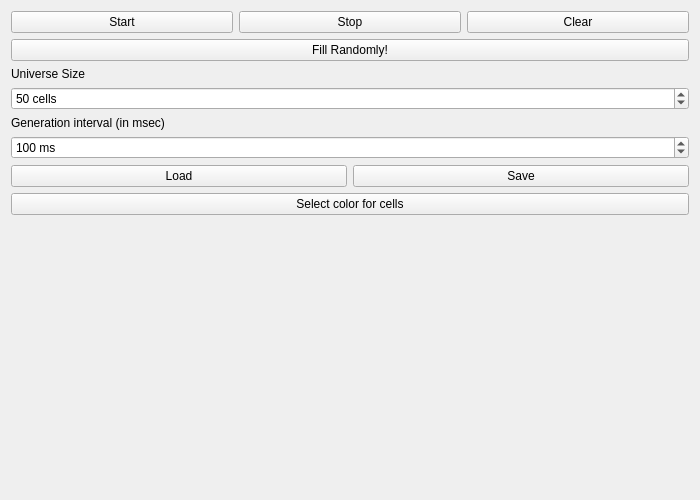
<?xml version="1.0" encoding="UTF-8"?>
<ui version="4.0">
 <class>MainWindow</class>
 <widget class="QMainWindow" name="MainWindow">
  <property name="geometry">
   <rect>
    <x>0</x>
    <y>0</y>
    <width>700</width>
    <height>500</height>
   </rect>
  </property>
  <property name="windowTitle">
   <string>Conway's Game of Life</string>
  </property>
  <widget class="QWidget" name="centralWidget">
   <layout class="QHBoxLayout" name="horizontalLayout">
    <item>
     <layout class="QHBoxLayout" name="mainLayout">
      <item>
       <layout class="QVBoxLayout" name="gameLayout"/>
      </item>
      <item>
       <layout class="QVBoxLayout" name="setLayout">
        <item>
         <layout class="QHBoxLayout" name="controlLayout">
          <item>
           <widget class="QPushButton" name="startButton">
            <property name="text">
             <string>Start</string>
            </property>
           </widget>
          </item>
          <item>
           <widget class="QPushButton" name="stopButton">
            <property name="text">
             <string>Stop</string>
            </property>
           </widget>
          </item>
          <item>
           <widget class="QPushButton" name="clearButton">
            <property name="text">
             <string>Clear</string>
            </property>
           </widget>
          </item>
         </layout>
        </item>
        <item>
         <widget class="QPushButton" name="fillRandButton">
          <property name="text">
           <string>Fill Randomly!</string>
          </property>
         </widget>
        </item>
        <item>
         <widget class="QLabel" name="label">
          <property name="text">
           <string>Universe Size</string>
          </property>
         </widget>
        </item>
        <item>
         <widget class="QSpinBox" name="cellsControl">
          <property name="suffix">
           <string> cells</string>
          </property>
          <property name="minimum">
           <number>10</number>
          </property>
          <property name="maximum">
           <number>400</number>
          </property>
          <property name="value">
           <number>50</number>
          </property>
         </widget>
        </item>
        <item>
         <widget class="QLabel" name="label2">
          <property name="text">
           <string>Generation interval (in msec)</string>
          </property>
         </widget>
        </item>
        <item>
         <widget class="QSpinBox" name="iterInterval">
          <property name="suffix">
           <string> ms</string>
          </property>
          <property name="minimum">
           <number>50</number>
          </property>
          <property name="maximum">
           <number>100000</number>
          </property>
          <property name="singleStep">
           <number>10</number>
          </property>
          <property name="value">
           <number>100</number>
          </property>
         </widget>
        </item>
        <item>
         <layout class="QHBoxLayout" name="fileLayout">
          <item>
           <widget class="QPushButton" name="loadButton">
            <property name="text">
             <string>Load</string>
            </property>
           </widget>
          </item>
          <item>
           <widget class="QPushButton" name="saveButton">
            <property name="text">
             <string>Save</string>
            </property>
           </widget>
          </item>
         </layout>
        </item>
        <item>
         <widget class="QPushButton" name="colorButton">
          <property name="text">
           <string>Select color for cells</string>
          </property>
         </widget>
        </item>
        <item>
         <spacer name="verticalSpacer">
          <property name="orientation">
           <enum>Qt::Vertical</enum>
          </property>
          <property name="sizeHint" stdset="0">
           <size>
            <width>20</width>
            <height>40</height>
           </size>
          </property>
         </spacer>
        </item>
       </layout>
      </item>
     </layout>
    </item>
   </layout>
  </widget>
 </widget>
 <layoutdefault spacing="6" margin="11"/>
 <resources/>
 <connections/>
</ui>
